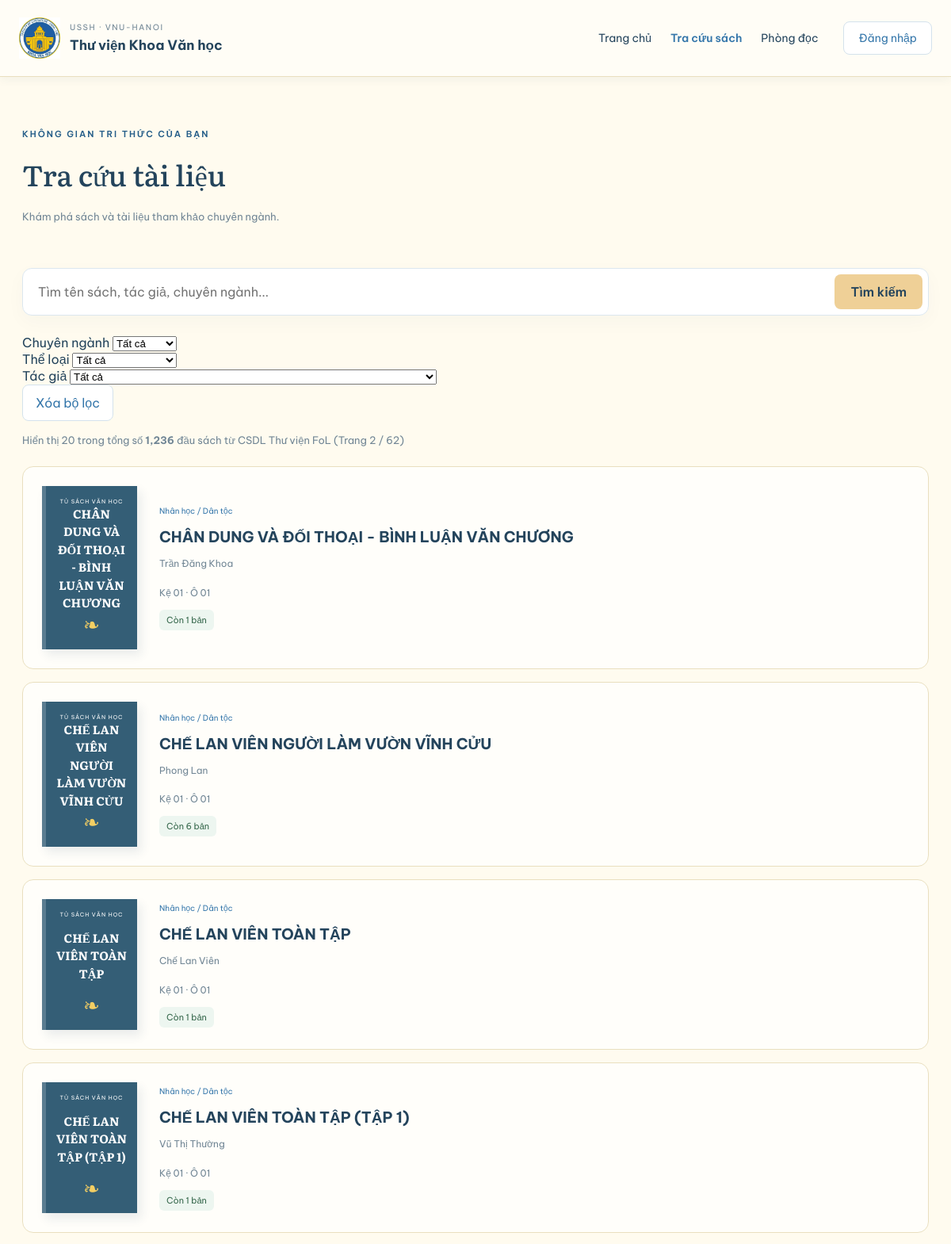
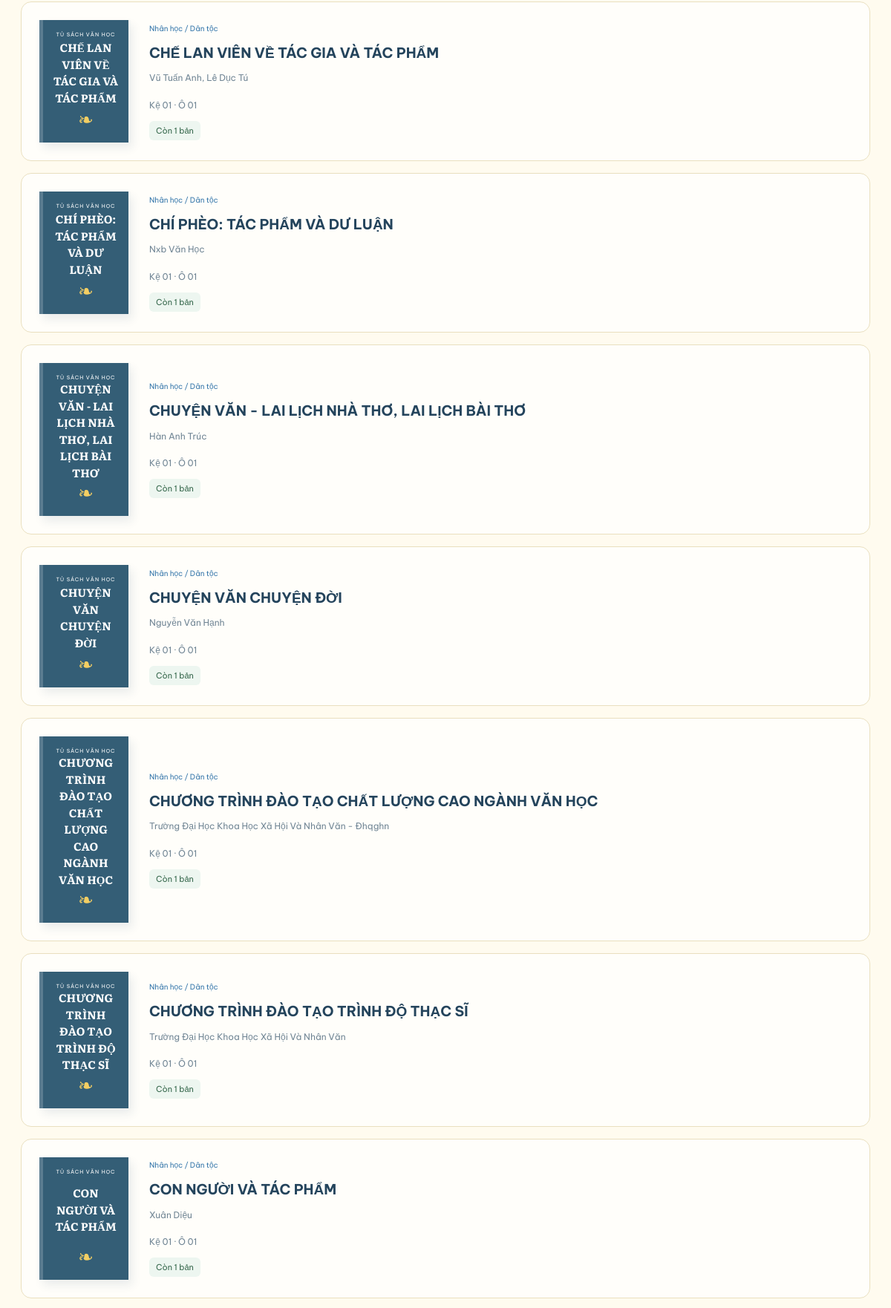
Page /books?page=2 (upper part) on the committed database (2 pictures, top to bottom).
### tables this page shows
CREATE TABLE IF NOT EXISTS `dau_sach` (
    `id_dau_sach` VARCHAR(50) NOT NULL PRIMARY KEY,
    `tieu_de` VARCHAR(300) NOT NULL,
    `isbn` VARCHAR(20) NULL UNIQUE,
    `mo_ta` TEXT NULL,
    `nam_xuat_ban` INT NULL,
    `lan_xuat_ban` INT NULL,
    `ngon_ngu` VARCHAR(50) NULL,
    `id_nha_xuat_ban` INT NULL,
    `ngay_tao` DATETIME NULL,
    `ngay_cap_nhat` DATETIME NULL,
    `so_luong` INT NULL,
    CONSTRAINT `fk_2` FOREIGN KEY (`id_nha_xuat_ban`) REFERENCES `nha_xuat_ban` (`id`) ON DELETE NO ACTION ON UPDATE NO ACTION
);

### resources/views/books/index.php (the view, shortened to what the rows shown need)
<?php
$bookService = new \App\Services\BookService();
$page = isset($_GET['page']) ? max(1, (int)$_GET['page']) : 1;
$perPage = 20;
$keyword = isset($_GET['q']) ? trim((string)$_GET['q']) : (isset($_GET['keyword']) ? trim((string)$_GET['keyword']) : null);
$prefix = isset($_GET['prefix']) && trim((string)$_GET['prefix']) !== '' && strtoupper(trim((string)$_GET['prefix'])) !== 'ALL'
    ? strtoupper(trim((string)$_GET['prefix']))
    : null;
$bookData = $bookService->getPaginatedBooks(
    page: $page,
    perPage: $perPage,
    keyword: $keyword,
    prefix: $prefix
);
$books = [];
foreach ($bookData['items'] as $item) {
    $category = match (substr($item['id'], 0, 6)) {
        'KV-ANT' => 'Nhân học / Dân tộc',
        'KV-ESS' => 'Tiểu luận / Nghiên cứu',
        'KV-POE' => 'Thơ ca / Văn vần',
        'KV-REC' => 'Tuyển tập / Tổng hợp',
        default => 'Văn học & Ngôn ngữ'
    };
    $major = match (substr($item['id'], 0, 6)) {
        'KV-ANT' => 'Nhân học',
        'KV-ESS' => 'Tiểu luận',
        'KV-POE' => 'Thơ ca',
        'KV-REC' => 'Tuyển tập',
        default => 'Khoa Văn học'
    };
    $books[] = [
        'id' => $item['id'],
        'title' => $item['title'],
        'author' => $item['authorNames'] !== '' ? $item['authorNames'] : 'Chưa rõ tác giả',
        'category' => $category,
        'major' => $major,
        'genre' => 'Sách chuyên khảo',
        'available' => $item['availableQuantity'],
        'location' => $item['location'] ?? 'Kho lưu trữ Thư viện FoL',
    ];
}
?>
<!DOCTYPE html>
<html lang="vi">
<head>
    <link rel="stylesheet" href="/assets/css/base.css">
    <link rel="stylesheet" href="/assets/css/home.css">
    <link rel="stylesheet" href="/assets/css/books.css">
    <link rel="stylesheet" href="/assets/css/70years.css">
</head>
<body>
    <main class="page">
        <section class="catalog-intro">
            <h1>Tra cứu tài liệu</h1>
        </section>
        <section class="catalog-list" aria-label="Danh sách sách">
            <?php if ($books === []): ?>
                <p class="books-empty">Chưa có tài liệu để hiển thị.</p>
            <?php else: ?>
                <?php foreach ($books as $book): ?>
                    <article
                        class="catalog-item"
                        data-search="<?= htmlspecialchars(
                            $book['title'] . ' ' . $book['author'] . ' ' . $book['category'] . ' ' . $book['major'] . ' ' . $book['genre'],
                            ENT_QUOTES,
                            'UTF-8'
                        ) ?>"
                        data-major="<?= htmlspecialchars($book['major'], ENT_QUOTES, 'UTF-8') ?>"
                        data-genre="<?= htmlspecialchars($book['genre'], ENT_QUOTES, 'UTF-8') ?>"
                        data-author="<?= htmlspecialchars($book['author'], ENT_QUOTES, 'UTF-8') ?>"
                    >
                        <div class="catalog-cover" aria-hidden="true">
                            <span>TỦ SÁCH VĂN HỌC</span>
                            <strong>
                                <?= htmlspecialchars(
                                    $book['title'],
                                    ENT_QUOTES,
                                    'UTF-8'
                                ) ?>
                            </strong>
                            <span class="catalog-decoration">❧</span>
                        </div>
                         <div class="catalog-information">
                            <p class="book-category">
                                <?= htmlspecialchars(
                                    $book['category'],
                                    ENT_QUOTES,
                                    'UTF-8'
                                ) ?>
                            </p>
                            <h2>
                                <a href="/book-detail?id=<?= htmlspecialchars(
                                    (string) $book['id'],
                                    ENT_QUOTES,
                                    'UTF-8'
                                ) ?>">
                                    <?= htmlspecialchars(
                                        $book['title'],
                                        ENT_QUOTES,
                                        'UTF-8'
                                    ) ?>
                                </a>
                            </h2>
                            <p class="book-author">
                                <?= htmlspecialchars(
                                    $book['author'],
                                    ENT_QUOTES,
                                    'UTF-8'
                                ) ?>
                            </p>
                            <p class="catalog-location">
                                <?= htmlspecialchars(
                                    $book['location'],
                                    ENT_QUOTES,
                                    'UTF-8'
                                ) ?>
                            </p>
                            <?php if ($book['available'] > 0): ?>
                                <span class="book-status">
                                    Còn <?= htmlspecialchars(
                                        (string) $book['available'],
                                        ENT_QUOTES,
                                        'UTF-8'
                                    ) ?> bản
                                </span>
                            <?php else: ?>
                                <span class="book-status unavailable">
                                    Đang được mượn hết
                                </span>
                            <?php endif; ?>
                        </div>
                    </article>
                <?php endforeach; ?>
            <?php endif; ?>
        </section>
    </main>
</body>
</html>

### rows in the picture
dau_sach: tieu_de "CHÂN DUNG VÀ ĐỐI THOẠI - BÌNH LUẬN VĂN CHƯƠNG", category "Nhân học / Dân tộc", author "Trần Đăng Khoa", location "Kệ 01 · Ô 01", available "1"
dau_sach: tieu_de "CHẾ LAN VIÊN NGƯỜI LÀM VƯỜN VĨNH CỬU", category "Nhân học / Dân tộc", author "Phong Lan", location "Kệ 01 · Ô 01", available "6"
dau_sach: tieu_de "CHẾ LAN VIÊN TOÀN TẬP", category "Nhân học / Dân tộc", author "Chế Lan Viên", location "Kệ 01 · Ô 01", available "1"
dau_sach: tieu_de "CHẾ LAN VIÊN TOÀN TẬP (TẬP 1)", category "Nhân học / Dân tộc", author "Vũ Thị Thường", location "Kệ 01 · Ô 01", available "1"
dau_sach: tieu_de "CHẾ LAN VIÊN VỀ TÁC GIA VÀ TÁC PHẨM", category "Nhân học / Dân tộc", author "Vũ Tuấn Anh, Lê Dục Tú", location "Kệ 01 · Ô 01", available "1"
dau_sach: tieu_de "CHÍ PHÈO: TÁC PHẨM VÀ DƯ LUẬN", category "Nhân học / Dân tộc", author "Nxb Văn Học", location "Kệ 01 · Ô 01", available "1"
dau_sach: tieu_de "CHUYỆN VĂN - LAI LỊCH NHÀ THƠ, LAI LỊCH BÀI THƠ", category "Nhân học / Dân tộc", author "Hàn Anh Trúc", location "Kệ 01 · Ô 01", available "1"
dau_sach: tieu_de "CHUYỆN VĂN CHUYỆN ĐỜI", category "Nhân học / Dân tộc", author "Nguyễn Văn Hạnh", location "Kệ 01 · Ô 01", available "1"
dau_sach: tieu_de "CHƯƠNG TRÌNH ĐÀO TẠO CHẤT LƯỢNG CAO NGÀNH VĂN HỌC", category "Nhân học / Dân tộc", author "Trường Đại Học Khoa Học Xã Hội Và Nhân Văn - Đhqghn", location "Kệ 01 · Ô 01", available "1"
dau_sach: tieu_de "CHƯƠNG TRÌNH ĐÀO TẠO TRÌNH ĐỘ THẠC SĨ", category "Nhân học / Dân tộc", author "Trường Đại Học Khoa Học Xã Hội Và Nhân Văn", location "Kệ 01 · Ô 01", available "1"
dau_sach: tieu_de "CON NGƯỜI VÀ TÁC PHẨM", category "Nhân học / Dân tộc", author "Xuân Diệu", location "Kệ 01 · Ô 01", available "1"

### other values in the picture
$label "Chuyên ngành"
$label "Thể loại"
$label "Tác giả"
count($books) "20"
$totalBooks "1,236"
$currentPage "2"
$totalPages "62"
